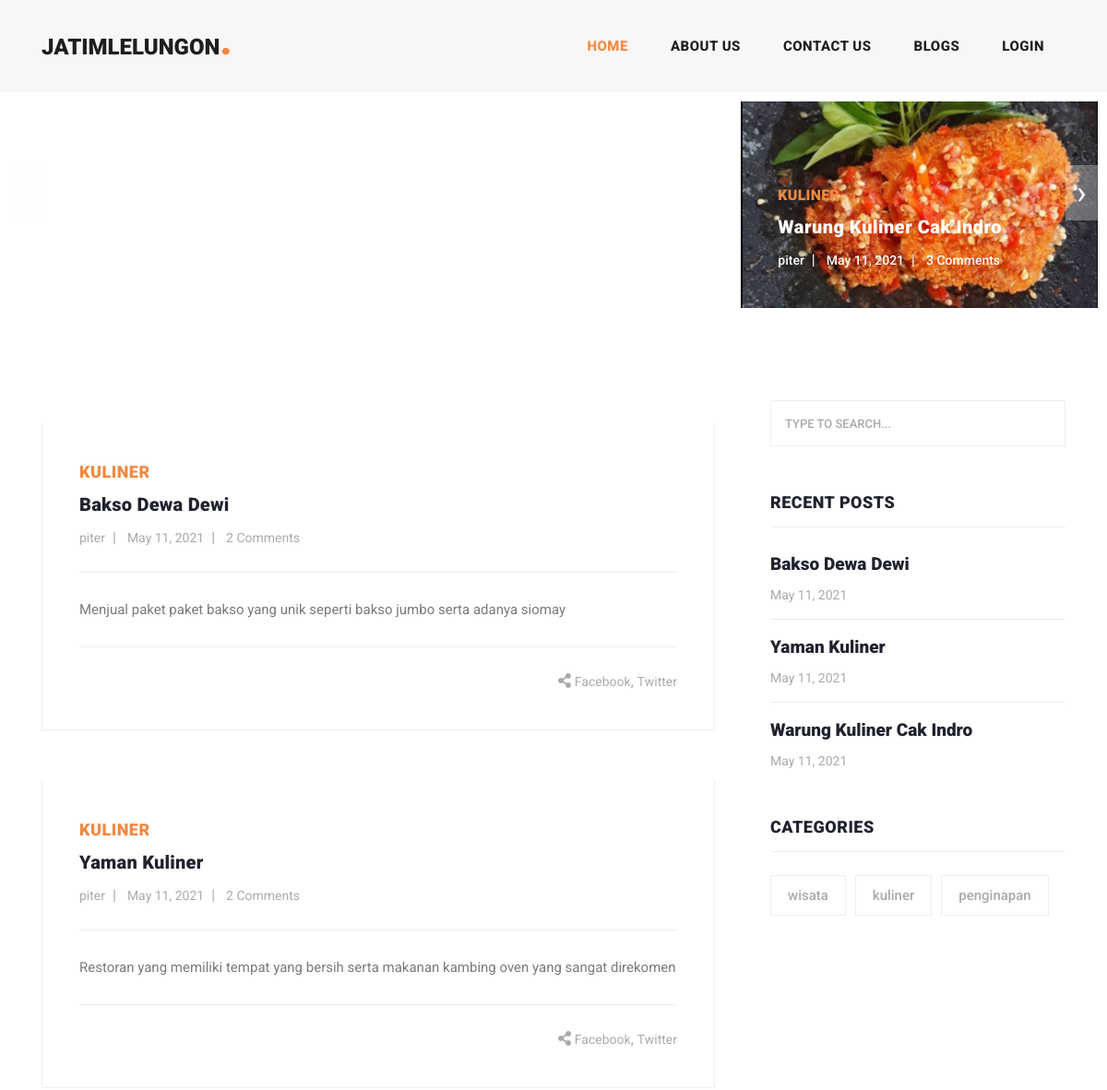
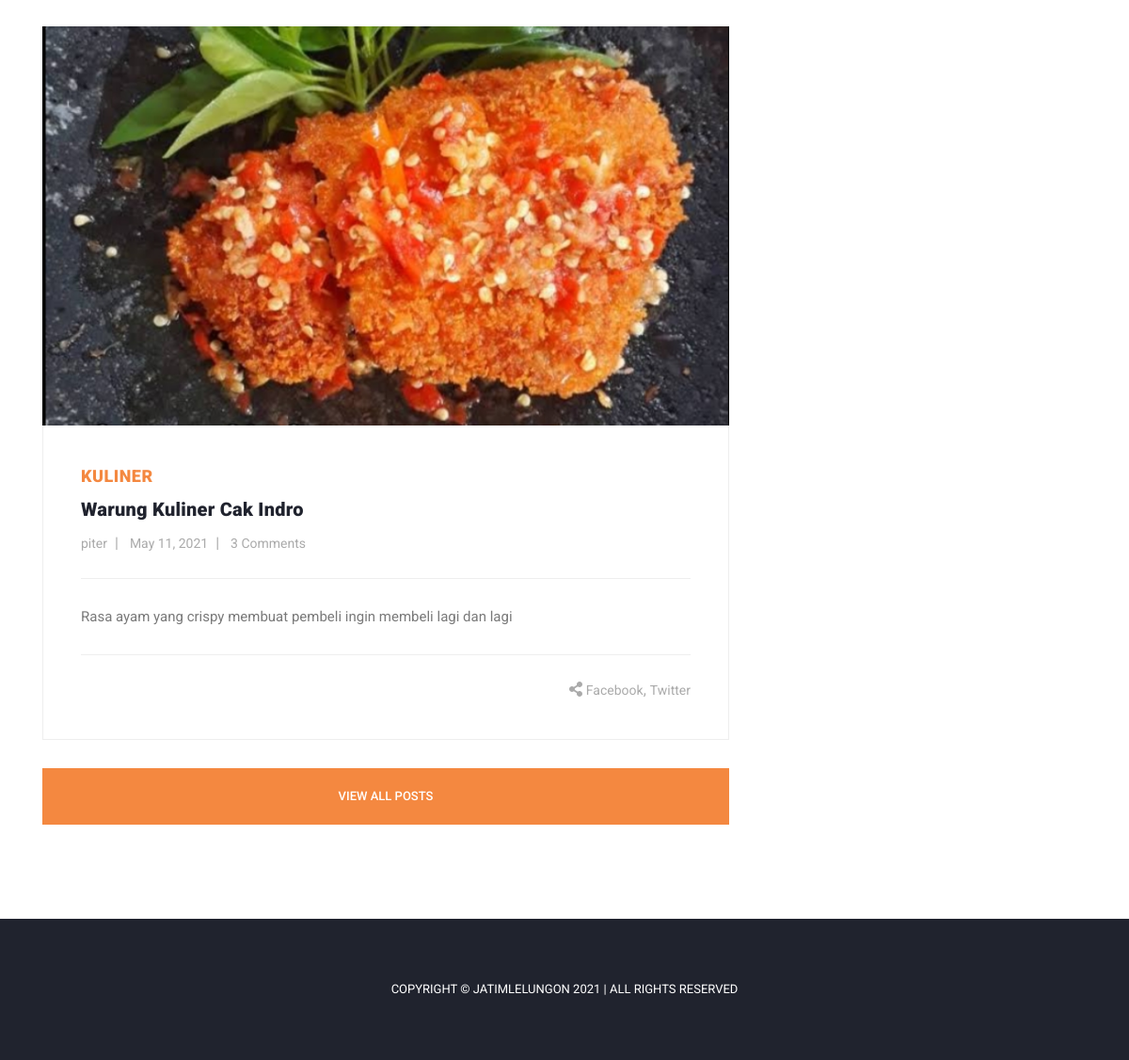
The page /public/index.php on the database its author committed (2 pictures, top to bottom).
### tables this page shows
CREATE TABLE `publish` (
  `id_publish` int(11) NOT NULL,
  `id_post_foto` varchar(150) NOT NULL,
  `id_kategori` int(11) NOT NULL,
  `judul` varchar(255) NOT NULL,
  `deskripsi` text NOT NULL,
  `alamat` varchar(255) NOT NULL,
  `kontak` varchar(255) NOT NULL,
  `created_at` timestamp NOT NULL DEFAULT current_timestamp() ON UPDATE current_timestamp(),
  `uploaded_by` int(11) NOT NULL
);

CREATE TABLE `kategori` (
  `id_kategori` int(11) NOT NULL,
  `nama_kategori` varchar(100) NOT NULL
);

CREATE TABLE `users` (
  `id_user` int(11) NOT NULL,
  `nama_user` varchar(64) DEFAULT NULL,
  `email_user` varchar(255) NOT NULL,
  `password_user` varchar(255) NOT NULL,
  `roles` varchar(64) DEFAULT NULL,
  `status` tinyint(1) NOT NULL DEFAULT 1
);

### app/core/Controller.php (called while the page is built, shortened)
<?php
class Controller{
 	public function view($path, $data = [])
    {
         require_once '../app/views/' . $path . '.php';
    }
    public function model($model)
    {
        return new $model;
    }
}

### app/controllers/Home.php (called while the page is built, shortened)
<?php
class Home extends Controller {
	public function index()
	{
		$data['title'] = 'Home Page | JatimLelungon';
		$data['post'] = $this->model('User_model')->getAllPublish();
		$data['kategori'] = $this->model('User_model')->getAllKategori();
		$this->view('templates/header', $data);
		$this->view('templates/banner', $data);
		$this->view('home/index', $data);
		$this->view('templates/sidebar', $data);
		$this->view('templates/footer');
	}
}

### app/core/App.php (called while the page is built, shortened)
<?php
class App {
	protected $method = 'index';
	protected $params = [];
    public function __construct()
    {
		$this->controller = new $this->controller;
    	call_user_func_array([$this->controller, $this->method], $this->params);
    }
}

### public/index.php (called while the page is built, shortened)
<?php
$app = new App;

### app/core/Database.php (called while the page is built, shortened)
<?php
class Database {
    private $host = Config::DB_HOST;
    private $user = Config::DB_USER;
    private $pass = Config::DB_PASS;
    private $db_name = Config::DB_NAME;
    private $dbh;
    private $stmt;
    public function __construct()
    {
        $dsn = 'mysql:host=' . $this->host . ';dbname=' . $this->db_name;
        $option = [
            PDO::ATTR_PERSISTENT => true,
            PDO::ATTR_ERRMODE => PDO::ERRMODE_EXCEPTION
        ];
        try{
            $this->dbh = new PDO($dsn, $this->user, $this->pass, $option);
            $this->dbh->beginTransaction();
        } catch(PDOException $e) {
            $this->dbh->rollBack();
            die($e->getMessage());
        }
    }
    public function query($query)
    {
        $this->stmt = $this->dbh->prepare($query);
    }
    public function execute()
    {
        $this->stmt->execute();
    }
    public function resultSet()
    {
        $this->execute();
        return $this->stmt->fetchAll(PDO::FETCH_ASSOC);
    }
}

### app/models/User_model.php (called while the page is built, shortened)
<?php
class User_model {
    private $db;
    public function __construct()
    {
        $this->db = new Database;
    }
    public function getAllPublish()
    {
        $queryTable = 'SELECT * FROM publish P, kategori K, users U WHERE (P.id_kategori=K.id_kategori AND P.uploaded_by=U.id_user)  GROUP BY P.id_publish DESC LIMIT 6';
        $this->db->query($queryTable);
        $tables = $this->db->resultSet();
        $queryComments = 'SELECT review.id_publish "id", COUNT(review.id_publish) "total" FROM publish, review WHERE publish.id_publish=review.id_publish GROUP BY review.id_publish';
        $this->db->query($queryComments);
        $total = $this->db->resultSet();
        $images = 'SELECT foto FROM publish P, post_foto F WHERE (P.id_post_foto=F.id_post_foto) GROUP BY id_publish, F.id_post_foto';
        $this->db->query($images);
        $images = $this->db->resultSet();
        $results = [
            'table' => $tables,
            'total' => $total,
            'images' => $images,
        ];
        return $results;
    }
    public function getAllKategori()
    {
        $queryKategori = 'SELECT * FROM kategori';
        $this->db->query($queryKategori);
        return $this->db->resultSet();
    }
}

### app/views/templates/banner.php (the view, shortened to what this page needs)
<div class="main-banner header-text">
    <div class="container-fluid">
    <div class="owl-banner owl-carousel">
<?php
$count = count($data['post']['images']) - 1;
$size = count($data['post']['total']);
?>
<?php foreach($data['post']['table'] as $post) : ?>
<?php $date = date_create($post['created_at']); ?>
        <div class="item">
        <img src="<?= Config::BASEURL; ?>img/upload/<?= $data['post']['images'][$count]['foto']; ?>" alt="">
        <div class="item-content">
            <div class="main-content">
            <div class="meta-category">
                <span><?= $post['nama_kategori'] ?></span>
            </div>
            <a href="<?= Config::BASEURL; ?>home/details/<?= $post['id_publish']; ?>"><h4><?= $post['judul'] ?></h4></a>
            <ul class="post-info">
                <li><a href="/" onclick="return false;"><?= $post['nama_user'] ?></li>
                <li><a href="/" onclick="return false;"><?= date_format($date, 'F j, Y'); ?></a></li>
                <li><a href="<?= Config::BASEURL; ?>home/details/<?= $post['id_publish']; ?>">
                <?php
                for($i = 0; $i < $size; $i++) {
                    if($data['post']['total'][$i]['id'] == $post['id_publish']) {
                        $comments = $data['post']['total'][$i]['total'];
                        break;
                    } else {
                        $comments = false;
                    }
                } ?>
                <?= ($comments == false) ? '0' : $comments; ?> Comments</a></li>
            </ul>
            </div>
        </div>
        </div>
<?php
--$count;
?>
<?php endforeach; ?>
    </div>
    </div>
</div>

### app/views/templates/header.php (shortened to what this page needs)
<!DOCTYPE html>
<html lang="en">
  <head>
    <link href="<?= Config::BASEURL ?>css/bootstrap.min.css" rel="stylesheet">
    <link rel="stylesheet" href="<?= Config::BASEURL ?>assets/css/fontawesome.css">
    <link rel="stylesheet" href="<?= Config::BASEURL ?>assets/css/templatemo-stand-blog.css">
    <link rel="stylesheet" href="<?= Config::BASEURL ?>assets/css/owl.css">
    <link rel="stylesheet" href="https://cdnjs.cloudflare.com/ajax/libs/fancybox/3.5.7/jquery.fancybox.min.css" />
  </head>
  <body>
    <header class="">
      <nav class="navbar navbar-expand-lg">
        <div class="container">
          <a class="navbar-brand" href="<?= Config::BASEURL; ?>"><h2>JatimLelungon<em>.</em></h2></a>
          <div class="collapse navbar-collapse" id="navbarResponsive">
            <ul class="navbar-nav ml-auto">
              <li class="nav-item active">
                <a class="nav-link" href="<?= Config::BASEURL; ?>">Home
                </a>
              </li>
              <li class="nav-item">
                <a class="nav-link" href="<?= Config::BASEURL; ?>home/about_us">About Us</a>
              </li>
              <li class="nav-item">
                <a class="nav-link" href="<?= Config::BASEURL; ?>home/contact">Contact Us</a>
              </li>
              <li class="nav-item">
                <a class="nav-link" href="<?= Config::BASEURL; ?>home/blogs">Blogs</a>
              </li>
              <?php Session::bntLogin(); ?>
            </ul>
          </div>
        </div>
      </nav>
    </header>

### app/core/Session.php (shortened to what this page needs)
<?php
class Session {
    public static function bntLogin() {
        if(isset($_SESSION['login'])) {
            echo '
            <li class="nav-item">
                <a class="nav-link" href=" ' . Config::BASEURL . 'home/logout">log out</a>
            </li>
            ';
        } else {
            echo '
            <li class="nav-item">
                <a class="nav-link" href=" ' . Config::BASEURL . 'auth/login">login</a>
            </li>
            ';
        }
    }
}

### app/views/home/index.php (shortened to what this page needs)
<section class="blog-posts">
    <div class="container">
    <div class="row">
        <div class="col-lg-8">
        <div class="all-blog-posts">
            <div class="row">
        <?php
        $limitPosts = 3;
        $count = count($data['post']['images']) - 1;
        $size = count($data['post']['total']);
        ?>
        <?php foreach($data['post']['table'] as $post) : ?>
            <?php $date = date_create($post['created_at']); ?>
        <?php if($limitPosts == 0) : ?>
            <?php break; ?>
        <?php endif; ?>
            <div class="col-lg-12">
                <div class="blog-post">
                <div class="blog-thumb">
                    <img src="<?= Config::BASEURL; ?>img/upload/<?= $data['post']['images'][$count]['foto']; ?>" alt="">
                </div>
                <div class="down-content">
                <?php $link = Config::BASEURL . 'home/details/' . $post['id_publish']; ?>
                    <span><?= $post['nama_kategori']; ?></span>
                    <a href="<?= $link; ?>"><h4><?= $post['judul']; ?></h4></a>
                    <ul class="post-info">
                    <li><a href="/" onclick="return false;"><?= $post['nama_user'] ?></li>
                    <li><a href="/" onclick="return false;"><?= date_format($date, 'F j, Y'); ?></a></li>
                    <li><a href="<?= $link; ?>">
                    <?php
                    for($i = 0; $i < $size; $i++) {
                        if($data['post']['total'][$i]['id'] == $post['id_publish']) {
                            $comments = $data['post']['total'][$i]['total'];
                            break;
                        } else {
                            $comments = false;
                        }
                    }; ?>
                <?= ($comments == false) ? '0' : $comments; ?> Comments</a></li>
                    </ul>
                    <p><?= (strlen($post['deskripsi']) <= 340) ? nl2br($post['deskripsi']) : substr(nl2br($post['deskripsi']), 0, 340) . ' <a href=" ' . $link . '">Read More...</a> '; ?></p>
                    <div class="post-options">
                    <div class="row">
                        <div class="col-6">
                        </div>
                        <div class="col-6">
                        <ul class="post-share">
                            <li><i class="fa fa-share-alt"></i></li>
                            <li><a href="#">Facebook</a>,</li>
                            <li><a href="#"> Twitter</a></li>
                        </ul>
                        </div>
                    </div>
                    </div>
                </div>
                </div>
            </div>
        <?php
        --$count;
        --$limitPosts;
        ?>
        <?php endforeach; ?>
            <div class="col-lg-12">
                <div class="main-button">
                <a href="<?= Config::BASEURL; ?>home/blogs">View All Posts</a>
                </div>
            </div>
            </div>
        </div>
        </div>

### app/views/templates/sidebar.php
<div class="col-lg-4">
    <div class="sidebar">
    <div class="row">
    <div class="col-lg-12">
        <div class="sidebar-item search">
        <form id="search_form" name="gs" method="GET" action="<?= Config::BASEURL; ?>home/blogs">
            <input type="text" name="s" class="searchText" placeholder="type to search..." autocomplete="on">
        </form>
    </div>
</div>
<div class="col-lg-12">
    <div class="sidebar-item recent-posts">
    <div class="sidebar-heading">
        <h2>Recent Posts</h2>
    </div>
    <div class="content">
        <ul>
        <?php $limit = 3;  ?>
        <?php foreach($data['post']['table'] as $post) : ?>
        <?php $date = date_create($post['created_at']); ?>
        <?php if($limit == 0) : ?>
            <?php break; ?>
        <?php endif; ?>
        <li><a href="<?=Config::BASEURL; ?>home/details/<?= $post['id_publish'];?>">
            <h5><?= $post['judul']; ?></h5>
            <span><?= date_format($date, 'F j, Y'); ?></span>
        </a></li>
        <?php --$limit; ?>
        <?php endforeach; ?>
        </ul>
    </div>
    </div>
</div>
<div class="col-lg-12">
    <div class="sidebar-item tags">
    <div class="sidebar-heading">
        <h2>Categories</h2>
    </div>
    <div class="content">
        <ul>
        <?php foreach($data['kategori'] as $kategori) : ?>
        <li><a href="<?= Config::BASEURL; ?>home/blogs/?c=<?= $kategori['nama_kategori']; ?>"><?= $kategori['nama_kategori']; ?></a></li>
        <?php endforeach; ?>
        </ul>
    </div>
    </div>
</div>
        </div>
    </div>
    </div>
</div>
</div>
</section>

### app/views/templates/footer.php (shortened to what this page needs)
<footer>
      <div class="container">
        <div class="row">
          <div class="col-lg-12">
            <div class="copyright-text">
              <p>Copyright &copy; JatimLelungon <?= date('Y') ?> | All Rights Reserved</p>
            </div>
          </div>
        </div>
      </div>
    </footer>
  </body>
</html>

### rows shown on the page
publish: id_kategori.nama_kategori "KULINER", judul "Warung Kuliner Cak Indro", uploaded_by.nama_user "piter", created_at "May 11, 2021", comments "3", deskripsi "Rasa ayam yang crispy membuat pembeli ingin membeli lagi dan lagi"
publish: id_kategori.nama_kategori "KULINER", judul "Bakso Dewa Dewi", uploaded_by.nama_user "piter", created_at "May 11, 2021", comments "2", deskripsi "Menjual paket paket bakso yang unik seperti bakso jumbo serta adanya siomay"
publish: id_kategori.nama_kategori "KULINER", judul "Yaman Kuliner", uploaded_by.nama_user "piter", created_at "May 11, 2021", comments "2", deskripsi "Restoran yang memiliki tempat yang bersih serta makanan kambing oven yang sangat direkomen"
kategori: nama_kategori "wisata"
kategori: nama_kategori "kuliner"
kategori: nama_kategori "penginapan"
